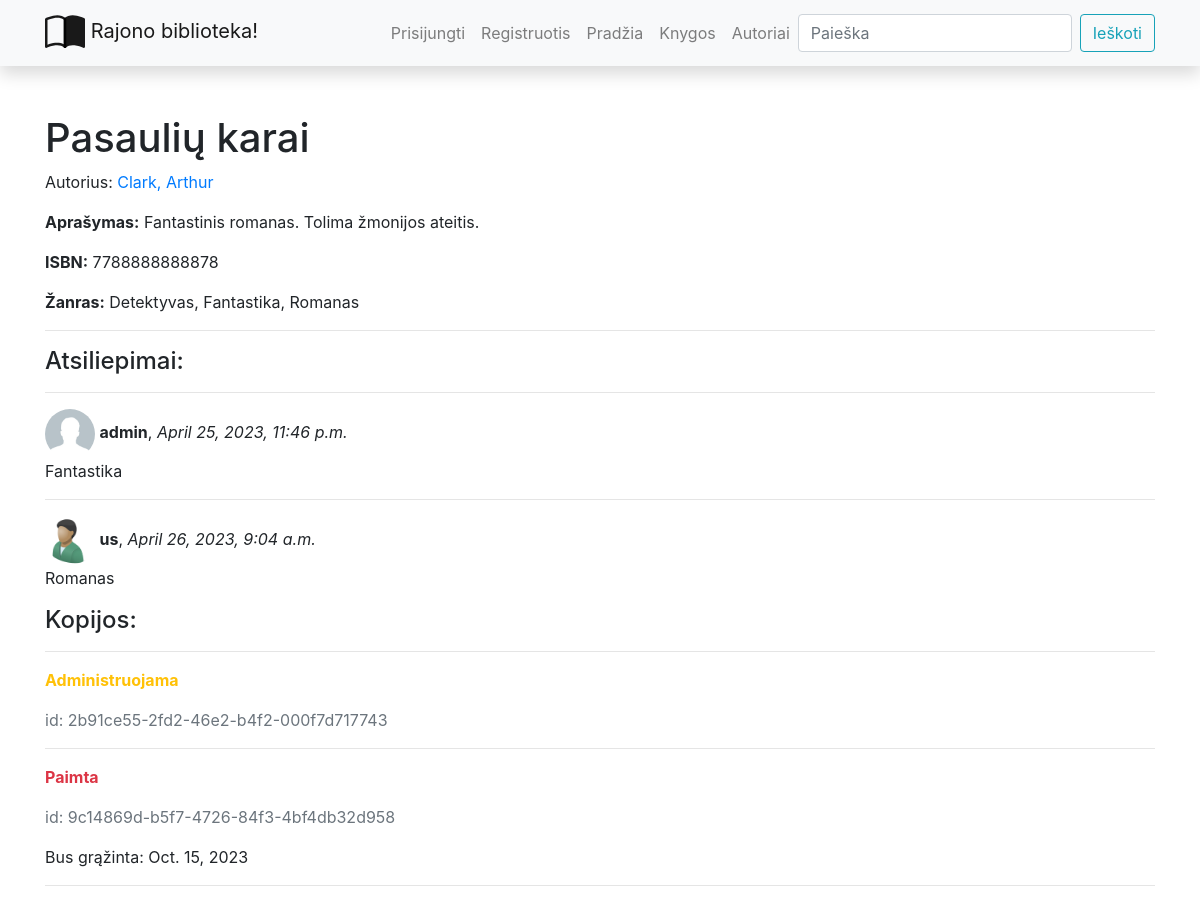
The page /library/books/1 on the database its author committed.
### library/models.py (models this page shows, shortened)
class Book(models.Model):
    title = models.CharField("Pavadinimas", max_length=200)
    summary = models.TextField("Aprašymas", max_length=1000, help_text="Trumpas knygos aprašymas")
    isbn = models.CharField("ISBN",
                            max_length=13,
                            help_text="13 simbolių <a href='https://www.isbn-international.org/"
                                      "content/what-isbn'>ISBN kodas</a>")
    author_id = models.ForeignKey(Author, on_delete=models.SET_NULL, null=True, related_name='books_rn')
    genre_id = models.ManyToManyField("Genre", help_text="Išrinkite žanrą/us šiai knygai")
    cover = models.ImageField("Viršelis", upload_to="covers", null=True, blank=True)
    def display_genre(self):
        return ', '.join([genre.name for genre in self.genre_id.all()][:3])
    display_genre.short_description = 'Žanras'

class Author(models.Model):
    first_name = models.CharField("Vardas", max_length=100)
    last_name = models.CharField("Pavardė", max_length=100)
    description = HTMLField(default="Žinomas autorius")
    class Meta:
        ordering = ['last_name', 'first_name']
    def __str__(self):
        return f"{self.last_name}, {self.first_name}"
    def display_books(self):
        return ', '.join(book.title for book in self.books_rn.all()[:3])
    display_books.short_description = "Autoriaus knygos"

class Genre(models.Model):
    name = models.CharField("Žanro pavadinimas", max_length=50, help_text="Įveskite žanrą")
    class Meta:
        verbose_name = "Žanras"
        verbose_name_plural = "Žanrai"
    def __str__(self):
        return f"{self.name}"

class BookReview(models.Model):
    date_created = models.DateTimeField(auto_now_add=True)
    content = models.TextField("Atsiliepimas", max_length=2000)
    book_id = models.ForeignKey('Book', on_delete=models.CASCADE, blank=True)
    reviewer = models.ForeignKey(User, on_delete=models.SET_NULL, null=True, blank=True)
    class Meta:
        verbose_name = "Asiliepimas"
        verbose_name_plural = "Atsiliepimai"
        ordering = ['date_created']

class Profilis(models.Model):
    user = models.OneToOneField(User, on_delete=models.CASCADE)
    nuotrauka = models.ImageField(default="profile_pics/default.png", upload_to="profile_pics")

class BookInstance(models.Model):
    id = models.UUIDField(primary_key=True, default=uuid.uuid4, help_text="Unikalus ID leidinio kopijai")
    due_back = models.DateField("Bus prieinama", null=True, blank=True)
    LOAN_STATUS = (
        ('a', 'Administruojama'),
        ('p', 'Paimta'),
        ('g', 'Galima paimti'),
        ('r', 'Rezervuota')
    )
    status = models.CharField(
        "Statusas",
        max_length=1,
        choices=LOAN_STATUS,
        blank=True,
        default='a',
        help_text="Leidinio kopijos statusas"
    )
    book_id = models.ForeignKey(Book, on_delete=models.SET_NULL, null=True)
    reader = models.ForeignKey(User, on_delete=models.SET_NULL, null=True, blank=True)
    class Meta:
        ordering = ['due_back']

### library/views.py (the view, shortened to what this page needs)
# urls.py: path("books/<int:pk>", views.BookDetailView.as_view(), name='book-detail_n'),
class BookDetailView(generic.edit.FormMixin, generic.DetailView):
    model = Book
    context_object_name = 'book'  # šios eilutės nereikia, kontexto kintamasis taip pavadinamas
    template_name = "book_detail.html"
    form_class = BookReviewForm

### library/forms.py
class BookReviewForm(forms.ModelForm):
    class Meta:
        model = BookReview
        fields = ('content', 'book_id', 'reviewer')
        widgets = {'book_id': forms.HiddenInput(),
                   'reviewer': forms.HiddenInput()}

### library/templates/book_detail.html (shortened to what this page needs)
{% extends "base.html" %} {% block content %}
<h1>{{ book.title }}</h1>
<p>
    Autorius:
    <a href="{% url 'author_n' book.author_id.id %}">{{ book.author_id }}</a>
</p>
<p><strong>Aprašymas:</strong> {{ book.summary }}</p>
<p><strong>ISBN:</strong> {{ book.isbn }}</p>
<p><strong>Žanras:</strong> {{ book.genre_id.all|join:", " }}</p>
<hr/>
<div>
    <h4>Atsiliepimai:</h4>
    {% if book.bookreview_set.all %}
        {% for review_obj in book.bookreview_set.all %}
        <hr>
        <img src="{{review_obj.reviewer.profilis.nuotrauka.url}}" class="img-fluid rounded-circle" style="width: 50px; height: 50px;">
        <strong>{{ review_obj.reviewer }}</strong>, <em>{{ review_obj.date_created }}</em>
        <p>{{ review_obj.content }}</p>
        {% endfor %}
    {% else %}
        <p>Knyga neturi atsiliepimų</p>
    {% endif %}
    <h4>Kopijos:</h4>
    <hr/>
    {% for bookinst_obj in book.bookinstance_set.all %}
    <p class="{% if bookinst_obj.status == 'a' %}text-warning{% elif bookinst_obj.status == 'g' %}text-success {% else %}text-danger{% endif %}">
      <strong>{{ bookinst_obj.get_status_display }}</strong>
    </p>
    <p class="text-muted">id: {{ bookinst_obj.id }}</p>
    {% if bookinst_obj.status != 'a' %}
    <p>Bus grąžinta: {{ bookinst_obj.due_back }}</p>
    {% endif %}
    <hr/>
    {% endfor %}
</div>
{% endblock %}

### rows shown on the page
Book: title "Pasaulių karai", author_id "Clark, Arthur", summary "Fantastinis romanas. Tolima žmonijos ateitis.", isbn "7788888888878", genre_id.all "Detektyvas, Fantastika, Romanas"
BookReview: reviewer.profilis.nuotrauka (picture), reviewer "admin", date_created "April 25, 2023, 11:46 p.m.", content "Fantastika"
BookReview: reviewer.profilis.nuotrauka (placeholder picture), reviewer "us", date_created "April 26, 2023, 9:04 a.m.", content "Romanas"
BookInstance: status "Administruojama", id "2b91ce55-2fd2-46e2-b4f2-000f7d717743"
BookInstance: status "Paimta", id "9c14869d-b5f7-4726-84f3-4bf4db32d958", due_back "Oct. 15, 2023"
